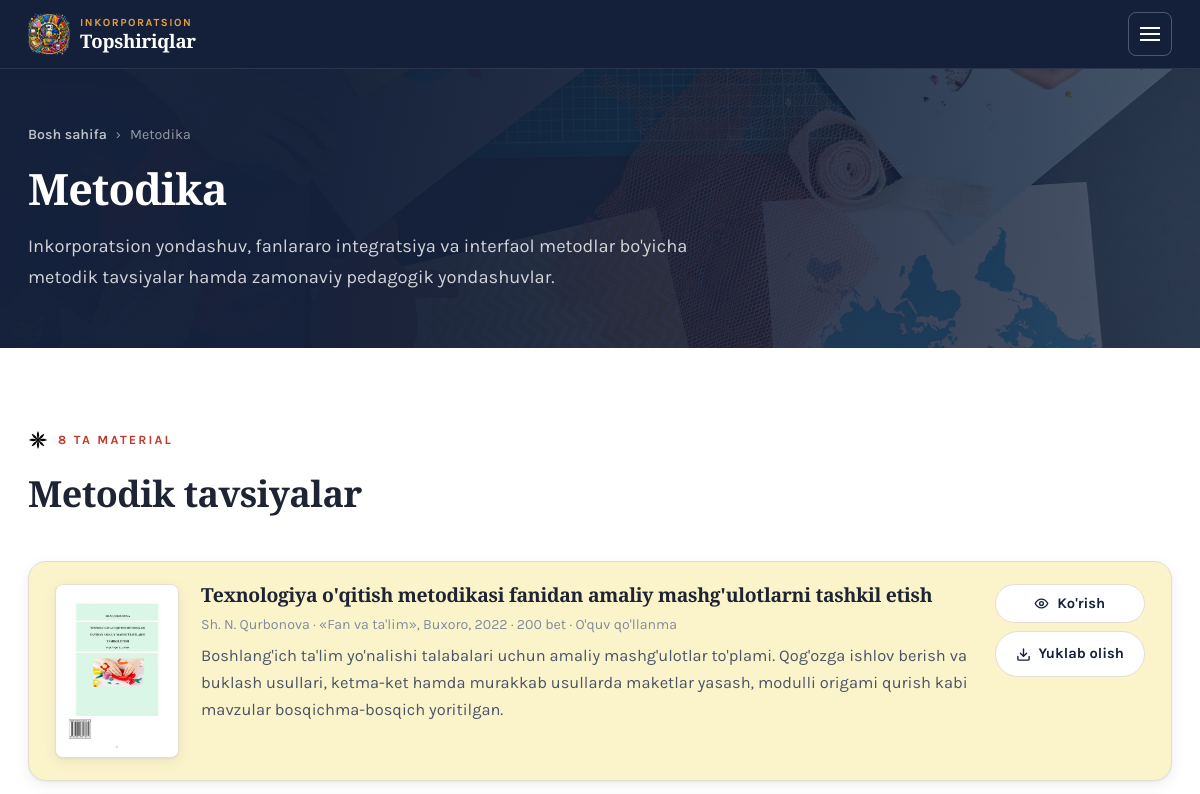
The page /metodika (upper part) on the database as committed earlier.
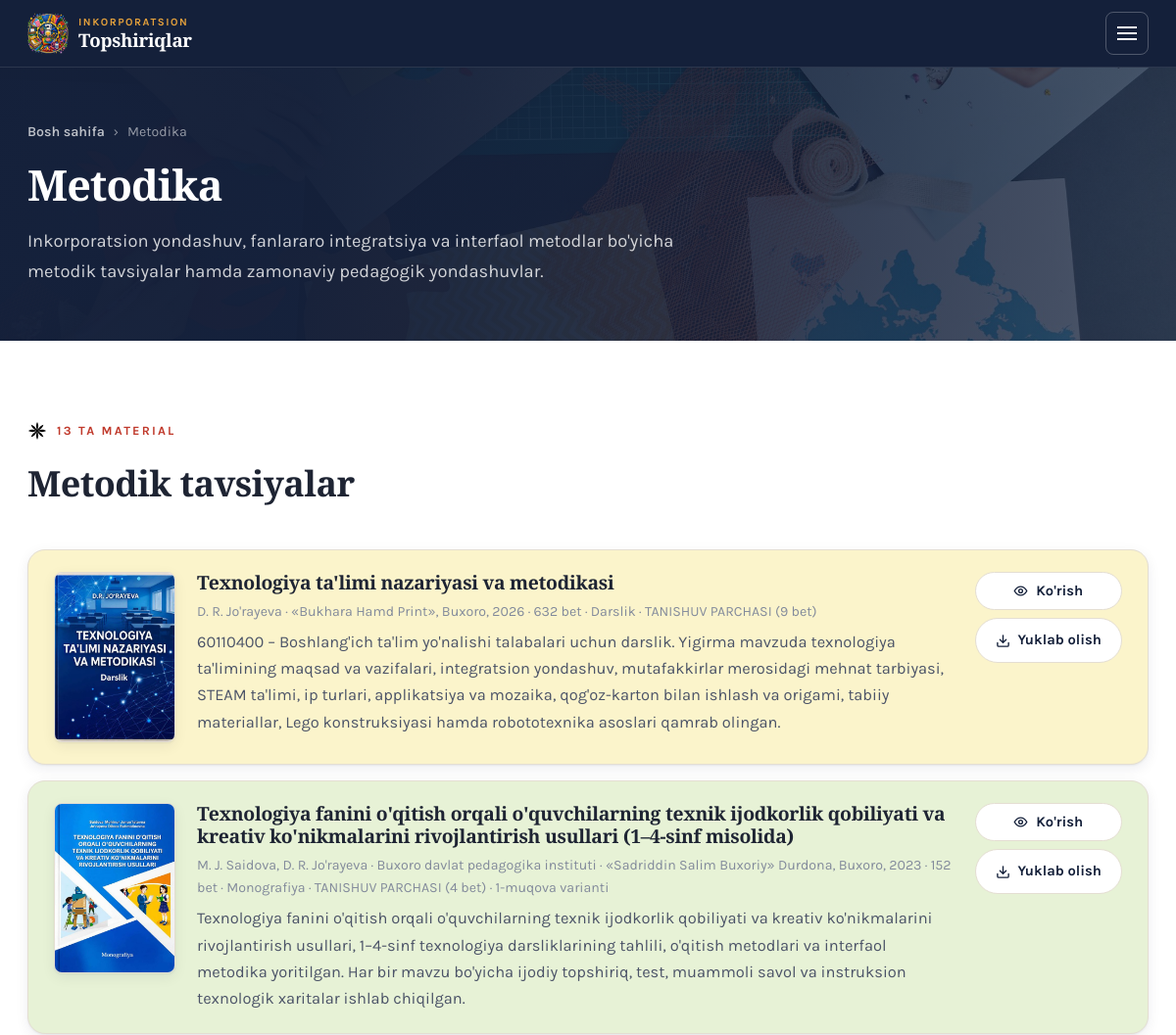
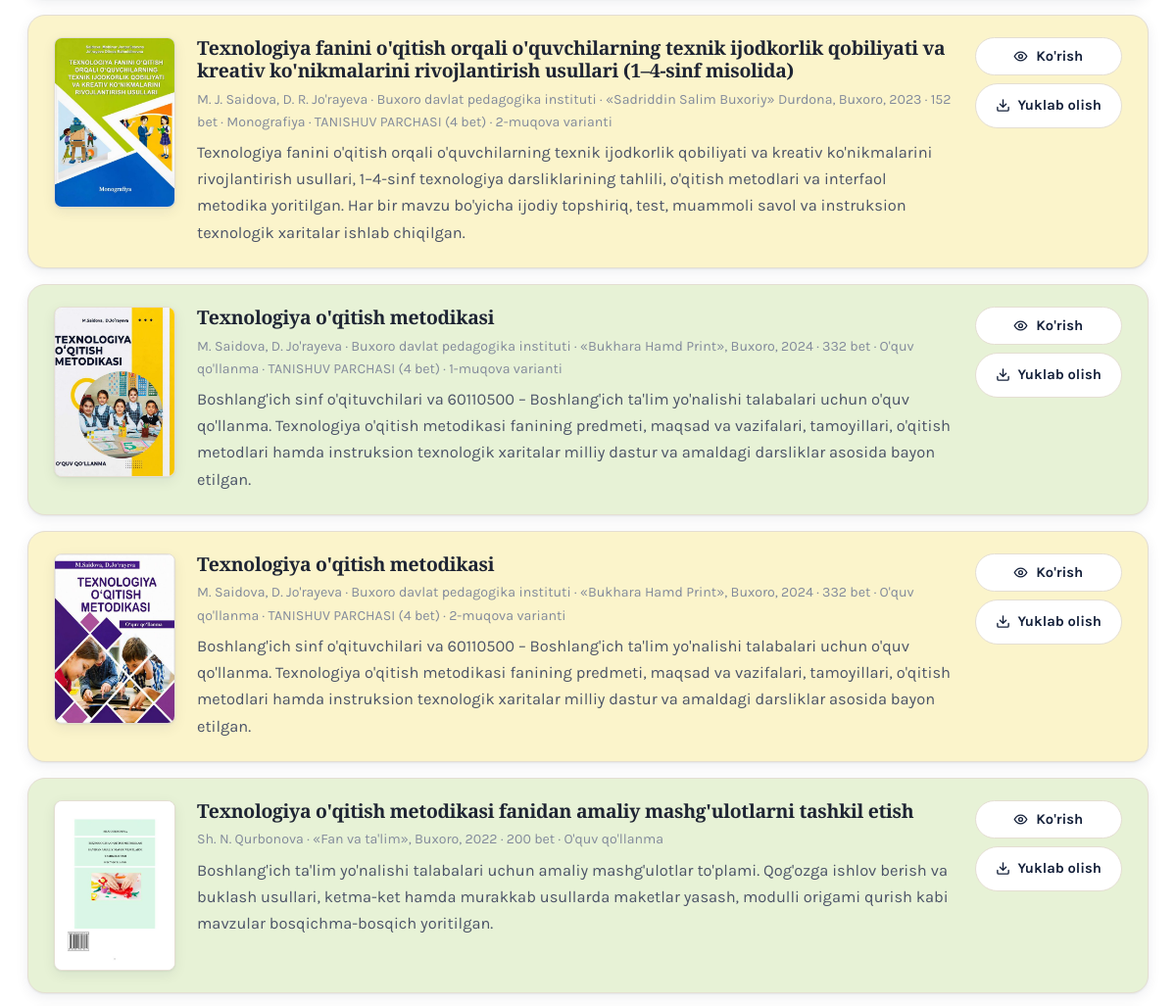
The same page on the database as committed later (2 pictures, top to bottom).
### home/models.py (models this page shows, shortened)
class Material(models.Model):
    SECTION_METODIKA = 'metodika'
    SECTION_MAQOLA = 'maqola'
    SECTION_TOPSHIRIQ = 'topshiriq'
    SECTION_XARITA = 'xarita'
    SECTION_ISHLANMA = 'ishlanma'
    SECTION_CHOICES = [
        (SECTION_METODIKA, "Metodika"),
        (SECTION_MAQOLA, "Maqola"),
        (SECTION_TOPSHIRIQ, "Topshiriq"),
        (SECTION_XARITA, "Instruksion texnologik xarita"),
        (SECTION_ISHLANMA, "Dars ishlanmalar"),
    ]
    KICHIK_RASMLI_TEST = 'rasmli_test'
    KICHIK_DIKTANT = 'diktant'
    KICHIK_BOLIM_CHOICES = [
        (KICHIK_RASMLI_TEST, "Rasmli test"),
        (KICHIK_DIKTANT, "Texnologik diktantlar"),
    ]
    section = models.CharField(
        max_length=20, choices=SECTION_CHOICES, verbose_name="Bo'lim",
    )
    kichik_bolim = models.CharField(
        max_length=20, choices=KICHIK_BOLIM_CHOICES, blank=True,
        verbose_name="Kichik bo'lim",
        help_text="Faqat \"Topshiriq\" bo'limi uchun: material qaysi ochiladigan "
                  "ro'yxatga tushishi. Boshqa bo'limlarda bo'sh qoldiring.",
    )
    title = models.CharField(max_length=250, verbose_name="Sarlavha")
    summary = models.TextField(
        blank=True, verbose_name="Qisqacha tavsif",
        help_text="Ro'yxatda sarlavha ostida ko'rinadi. 1–3 gap yetarli.",
    )
    body = models.TextField(
        blank=True, verbose_name="To'liq matn",
        help_text="Ixtiyoriy. Har bir bo'sh qator yangi xatboshi bo'ladi.",
    )
    file = models.FileField(
        upload_to='materiallar/', blank=True, null=True, verbose_name="Fayl",
        help_text="PDF, Word yoki taqdimot. Yuklansa, 'Yuklab olish' tugmasi chiqadi.",
    )
    muqova = models.FileField(
        upload_to='materiallar/muqova/', blank=True, null=True, verbose_name="Muqova rasmi",
        help_text="Ixtiyoriy (JPG yoki PNG). Ro'yxatda kitob muqovasi bo'lib ko'rinadi. "
                  "Bo'sh qoldirilsa, o'rniga fayl turi nishoni chiqadi.",
    )
    koruv = models.FileField(
        upload_to='materiallar/koruv/', blank=True, null=True,
        verbose_name="Ko'rish uchun PDF",
        help_text="Fayl Word bo'lsa, uning PDF nusxasini shu yerga yuklang — "
                  "sahifada 'Ko'rish' tugmasi paydo bo'ladi. Fayl PDF bo'lsa, bo'sh qoldiring.",
    )
    link = models.URLField(
        blank=True, verbose_name="Havola",
        help_text="Ixtiyoriy: tashqi manba (masalan, jurnal sayti) havolasi.",
    )
    manba = models.CharField(
        max_length=250, blank=True, verbose_name="Manba",
        help_text="Masalan: jurnal nomi, nashr yili, sinf yoki mavzu.",
    )
    order = models.IntegerField(
        default=0, verbose_name="Tartib",
        help_text="Kichik raqam yuqorida turadi.",
    )
    is_published = models.BooleanField(default=True, verbose_name="Chop etilgan")
    created_at = models.DateTimeField(auto_now_add=True, verbose_name="Qo'shilgan sana")
    class Meta:
        verbose_name = "Material"
        verbose_name_plural = "Materiallar"
        ordering = ['order', '-created_at']
    @property
    def file_ext(self):
        if not self.file:
            return ''
        return self.file.name.rsplit('.', 1)[-1].upper() if '.' in self.file.name else ''
    @property
    def is_pdf(self):
        return self.file_ext == 'PDF'
    @property
    def koruv_url(self):
        if self.is_pdf:
            return self.file.url
        if self.koruv:
            return self.koruv.url
        return ''

### home/views.py (the view)
# urls.py: path('metodika', views.metodika, name='metodika'),
def metodika(request):
    return _bolim(
        request, Material.SECTION_METODIKA, "Metodika",
        "Inkorporatsion yondashuv, fanlararo integratsiya va interfaol metodlar bo'yicha "
        "metodik tavsiyalar hamda zamonaviy pedagogik yondashuvlar.",
        "Metodik tavsiyalar",
    )

### home/views.py (called while the page is built, shortened)
def _bolim(request, section, nomi, lede, sarlavha, guruhlash=None, ilova=None):
    hammasi = list(Material.objects.filter(section=section, is_published=True))
    guruhlar = []
    guruhsiz = hammasi
    return render(request, 'bolim.html', {
        'active': section,
        'bolim_nomi': nomi,
        'bolim_lede': lede,
        'bolim_sarlavha': sarlavha,
        'materiallar': guruhsiz,
        'guruhlar': guruhlar,
        'jami': len(hammasi),
    })

### templates/bolim.html (shortened to what this page needs)
{% extends "base.html" %}
{% block content %}
<section class="page-head">
    <div class="wrap">
        <nav class="crumbs" aria-label="Yo'l">
            <a href="/">Bosh sahifa</a> <span aria-hidden="true">&rsaquo;</span> <span>{{ bolim_nomi }}</span>
        </nav>
        <h1>{{ bolim_nomi }}</h1>
        <p class="page-lede">{{ bolim_lede }}</p>
    </div>
</section>
<section class="section bolim-{{ active }}">
    <div class="wrap">
        {% if jami or guruhlar %}
            <div class="section-head">
                {% if jami %}
                    <span class="eyebrow ink">
                        <svg class="motif" aria-hidden="true"><use href="#palak"/></svg>
                        {{ jami }} ta material
                    </span>
                {% endif %}
                <h2>{{ bolim_sarlavha }}</h2>
            </div>
            {% if materiallar %}
                <div class="material-list">
                    {% for m in materiallar %}
                        {% include "_material.html" %}
                    {% endfor %}
                </div>
            {% endif %}
        {% endif %}
    </div>
</section>
{% endblock %}

### templates/_material.html (shortened to what this page needs)
<article class="material{% if m.muqova %} has-muqova{% endif %}">
    {% if m.muqova %}
        <div class="material-muqova">
            <img src="{{ m.muqova.url }}" alt="{{ m.title }} — muqova">
        </div>
    {% endif %}
    <div>
        <h3>{{ m.title }}</h3>
        {% if m.manba %}<div class="meta">{{ m.manba }}</div>{% endif %}
        {% if m.summary %}<p>{{ m.summary }}</p>{% endif %}
    </div>
    {% if m.file or m.link %}
        <div class="actions">
            {% if m.koruv_url %}
                <button type="button" class="btn-sm" data-pdf-tugma
                        data-manba="{{ m.koruv_url }}"
                        aria-expanded="false" aria-controls="koruvchi-{{ m.pk }}">
                    <svg viewBox="0 0 24 24" fill="none" stroke="currentColor" stroke-width="2.2" stroke-linecap="round" stroke-linejoin="round" aria-hidden="true"><path d="M2 12s3.6-7 10-7 10 7 10 7-3.6 7-10 7-10-7-10-7Z"/><circle cx="12" cy="12" r="3"/></svg>
                    <span data-yorliq>Ko'rish</span>
                </button>
            {% endif %}
            {% if m.file %}
                <a class="btn-sm" href="{{ m.file.url }}" download>
                    <svg viewBox="0 0 24 24" fill="none" stroke="currentColor" stroke-width="2.2" stroke-linecap="round" stroke-linejoin="round" aria-hidden="true"><path d="M21 15v4a2 2 0 0 1-2 2H5a2 2 0 0 1-2-2v-4M7 10l5 5 5-5M12 15V3"/></svg>
                    Yuklab olish
                </a>
            {% endif %}
        </div>
    {% endif %}
</article>

Rows that differ between the two databases and show on the page:
added Material: muqova (picture), title "Texnologiya ta'limi nazariyasi va metodikasi", manba "D. R. Jo'rayeva · «Bukhara Hamd Print», Buxoro, 2026 · 632 bet · Darslik · TANISHUV PARCHASI (9 bet)", summary "60110400 – Boshlang'ich ta'lim yo'nalishi talabalari uchun darslik. Yigirma mavzuda texnologiya ta'limining maqsad va vazifalari, integratsion yondashuv, mutafakkirlar merosidagi mehnat tarbiyasi, STEAM ta'limi, ip turlari, applikatsiya va mozaika, qog'oz-karton bilan ishlash va origami, tabiiy materiallar, Lego konstruksiyasi hamda robototexnika asoslari qamrab olingan."
added Material: muqova (picture), title "Texnologiya fanini o'qitish orqali o'quvchilarning texnik ijodkorlik qobiliyati va kreativ ko'nikmalarini rivojlantirish usullari (1–4-sinf misolida)", manba "M. J. Saidova, D. R. Jo'rayeva · Buxoro davlat pedagogika instituti · «Sadriddin Salim Buxoriy» Durdona, Buxoro, 2023 · 152 bet · Monografiya · TANISHUV PARCHASI (4 bet) · 1-muqova varianti", summary "Texnologiya fanini o'qitish orqali o'quvchilarning texnik ijodkorlik qobiliyati va kreativ ko'nikmalarini rivojlantirish usullari, 1–4-sinf texnologiya darsliklarining tahlili, o'qitish metodlari va interfaol metodika yoritilgan. Har bir mavzu bo'yicha ijodiy topshiriq, test, muammoli savol va instruksion texnologik xaritalar ishlab chiqilgan."
added Material: muqova (picture), title "Texnologiya fanini o'qitish orqali o'quvchilarning texnik ijodkorlik qobiliyati va kreativ ko'nikmalarini rivojlantirish usullari (1–4-sinf misolida)", manba "M. J. Saidova, D. R. Jo'rayeva · Buxoro davlat pedagogika instituti · «Sadriddin Salim Buxoriy» Durdona, Buxoro, 2023 · 152 bet · Monografiya · TANISHUV PARCHASI (4 bet) · 2-muqova varianti", summary "Texnologiya fanini o'qitish orqali o'quvchilarning texnik ijodkorlik qobiliyati va kreativ ko'nikmalarini rivojlantirish usullari, 1–4-sinf texnologiya darsliklarining tahlili, o'qitish metodlari va interfaol metodika yoritilgan. Har bir mavzu bo'yicha ijodiy topshiriq, test, muammoli savol va instruksion texnologik xaritalar ishlab chiqilgan."
added Material: muqova (picture), title "Texnologiya o'qitish metodikasi", manba "M. Saidova, D. Jo'rayeva · Buxoro davlat pedagogika instituti · «Bukhara Hamd Print», Buxoro, 2024 · 332 bet · O'quv qo'llanma · TANISHUV PARCHASI (4 bet) · 1-muqova varianti", summary "Boshlang'ich sinf o'qituvchilari va 60110500 – Boshlang'ich ta'lim yo'nalishi talabalari uchun o'quv qo'llanma. Texnologiya o'qitish metodikasi fanining predmeti, maqsad va vazifalari, tamoyillari, o'qitish metodlari hamda instruksion texnologik xaritalar milliy dastur va amaldagi darsliklar asosida bayon etilgan."
added Material: muqova (picture), title "Texnologiya o'qitish metodikasi", manba "M. Saidova, D. Jo'rayeva · Buxoro davlat pedagogika instituti · «Bukhara Hamd Print», Buxoro, 2024 · 332 bet · O'quv qo'llanma · TANISHUV PARCHASI (4 bet) · 2-muqova varianti", summary "Boshlang'ich sinf o'qituvchilari va 60110500 – Boshlang'ich ta'lim yo'nalishi talabalari uchun o'quv qo'llanma. Texnologiya o'qitish metodikasi fanining predmeti, maqsad va vazifalari, tamoyillari, o'qitish metodlari hamda instruksion texnologik xaritalar milliy dastur va amaldagi darsliklar asosida bayon etilgan."
Other text that changed with them:
{{ jami }}: "8" → "13"
